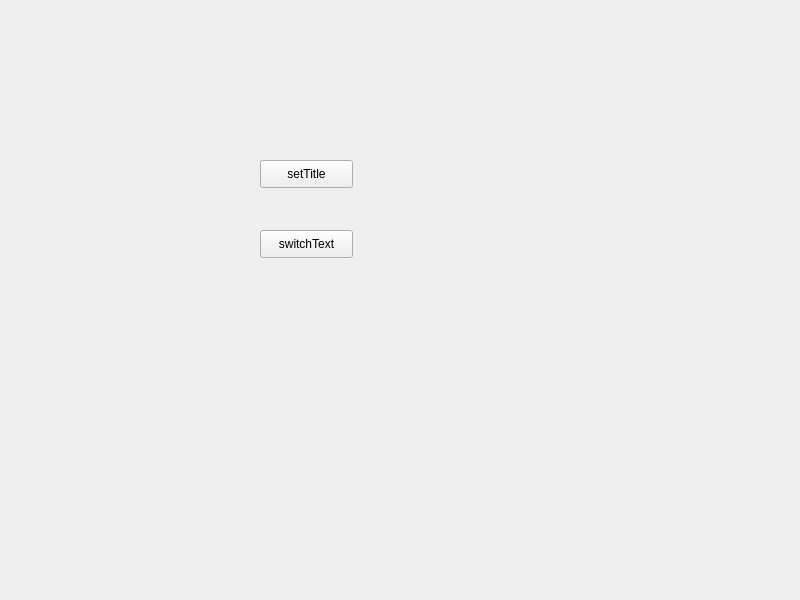
<?xml version="1.0" encoding="UTF-8"?>
<ui version="4.0">
 <class>Widget</class>
 <widget class="QWidget" name="Widget">
  <property name="geometry">
   <rect>
    <x>0</x>
    <y>0</y>
    <width>800</width>
    <height>600</height>
   </rect>
  </property>
  <property name="windowTitle">
   <string>Widget</string>
  </property>
  <widget class="QPushButton" name="setTitle">
   <property name="geometry">
    <rect>
     <x>260</x>
     <y>160</y>
     <width>93</width>
     <height>28</height>
    </rect>
   </property>
   <property name="text">
    <string>setTitle</string>
   </property>
  </widget>
  <widget class="QPushButton" name="switchText">
   <property name="geometry">
    <rect>
     <x>260</x>
     <y>230</y>
     <width>93</width>
     <height>28</height>
    </rect>
   </property>
   <property name="text">
    <string>switchText</string>
   </property>
  </widget>
 </widget>
 <resources/>
 <connections/>
</ui>
